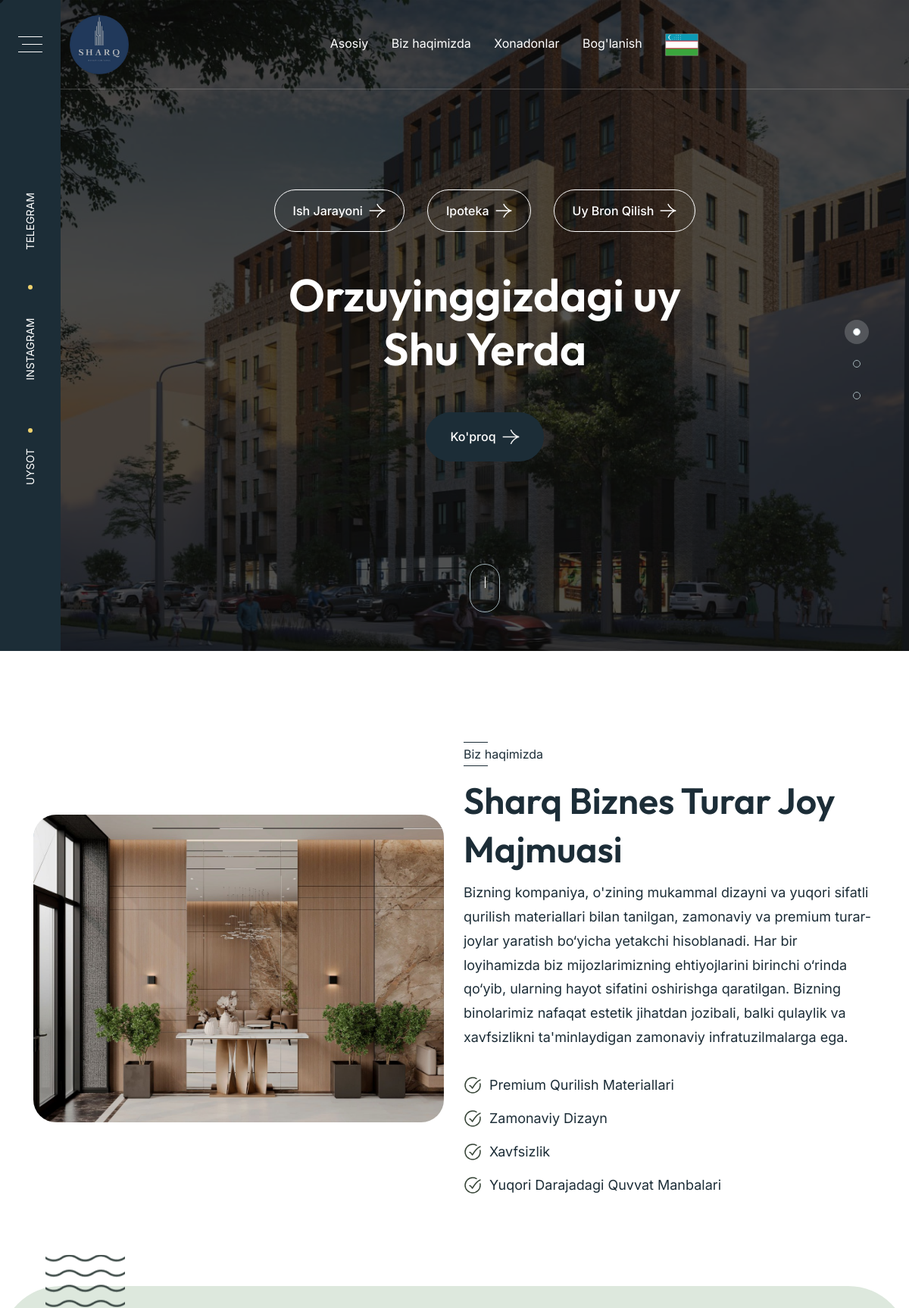
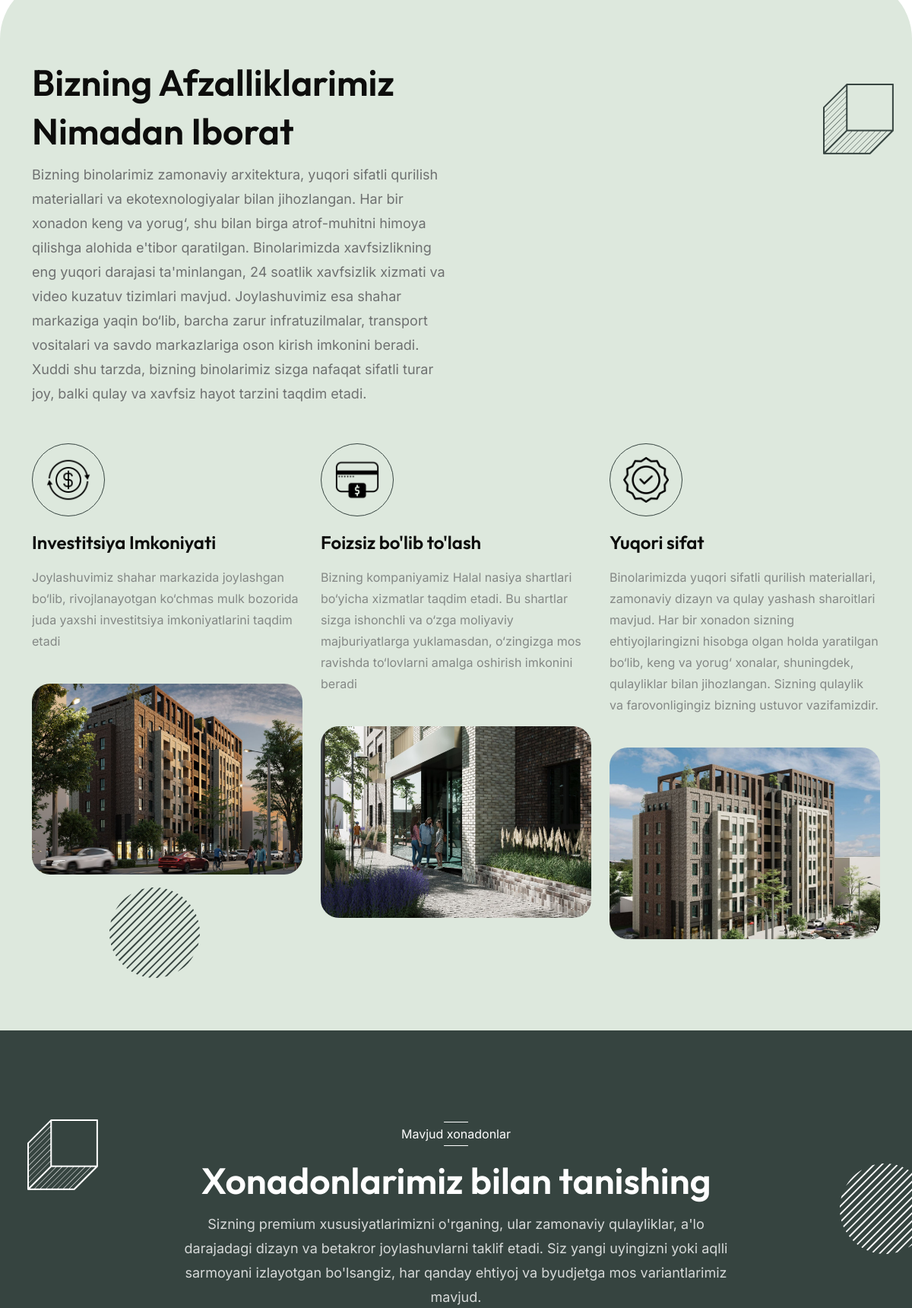
The page / (upper part) on the database its author committed (2 pictures, top to bottom).
### app/models.py (models this page shows, shortened)
class MainInfo(models.Model):
    title = models.CharField(max_length=255)
    logo_light = models.ImageField(upload_to='logos/')
    logo_dark = models.ImageField(upload_to='logos/')
    class Meta:
        verbose_name = 'Main Info'
        verbose_name_plural = 'Main Info'

class Banner(models.Model):
    title_part1 = models.CharField(max_length=255)
    title_part2 = models.CharField(max_length=255)
    description = models.TextField()
    image = models.ImageField(upload_to='banners/')
    button_text = models.CharField(max_length=50, default="Request A Visit")
    button_link = models.URLField(default="#")
    class Meta:
        verbose_name = 'Banner'
        verbose_name_plural = 'Banners'

class AboutImages(models.Model):
    title = models.CharField(max_length=255)
    image = models.ImageField(upload_to='images/')
    class Meta:
        verbose_name = 'About Images'
        verbose_name_plural = 'About Images'

class Prospecs(models.Model):
    icon = models.ImageField(upload_to='icons/')
    image = models.ImageField(upload_to='images/')
    title = models.CharField(max_length=255)
    description = models.TextField()
    class Meta:
        verbose_name = 'Prospects'
        verbose_name_plural = 'Prospects'

### app/views.py (the view)
# urls.py: path('', index_view, name='index'),
def index_view(request):
    return render(request, 'app/index.html',
                  context={"banners": Banner.objects.all(), "main_info": MainInfo.objects.first(),
                           "about_images": AboutImages.objects.all(), "prospecs": Prospecs.objects.all(),
                           "apartments": Apartments.objects.all()})

### templates/app/index.html (shortened to what this page needs)
{% load static %}
{% load  i18n %}
<!doctype html>
<html class="no-js" lang="zxx" dir="ltr">
<head>
    <link rel="stylesheet" href="{% static "assets/css/bootstrap.min.css" %}">
    <link rel="stylesheet" href="{% static "assets/css/fontawesome.min.css" %}">
    <link rel="stylesheet" href="{% static "assets/css/magnific-popup.min.css" %}">
    <link rel="stylesheet" href="{% static "assets/css/swiper-bundle.min.css" %}">
    <link rel="stylesheet" href="{% static "assets/css/jquery.datetimepicker.min.css" %}">
    <link rel="stylesheet" href="{% static "assets/css/style.css" %}">
</head>
<body class="">
<header class="th-header header-layout3 onepage-nav">
    <div class="sticky-wrapper">
        <div class="menu-area">
            <button type="button" class="simple-icon sideMenuInfo sidebar-btn style3">
                <span class="line"></span>
                <span class="line"></span>
                <span class="line"></span>
            </button>
            <div class="container">
                <div class="row align-items-center justify-content-between">
                    <div class="col-auto">
                        <div class="header-logo">
                            <a href="{% url 'index' %}">
                                <img src="{{ main_info.logo_dark.url }}" style="width: 78px" alt="sharq">
                            </a>
                        </div>
                    </div>
                    <div class="col-auto">
                        <nav class="main-menu d-none d-lg-inline-block">
                            <ul>
                                <li><a href="{% url 'index' %}">
                                    {% trans "Asosiy" %}
                                </a></li>
                                <li><a href="{% url 'about' %}">
                                    {% trans "Biz haqimizda" %}
                                </a></li>
                                <li>
                                    <a href="{% url "apartments" %}">
                                        {% trans "Xonadonlar" %}
                                    </a>
                                </li>
                                <li><a href="{% url "contact" %}">
                                    {% trans "Bog'lanish" %}
                                </a></li>
                                <li class="nav-item dropdown">
                                    <a class="nav-link" href="#" id="languageDropdown" role="button"
                                       data-bs-toggle="dropdown" aria-expanded="false">
                                        {% with current_language=request.LANGUAGE_CODE %}
                                            {% if current_language == "uz" %}
                                                <img style="width: 44px;" src="{% static 'assets/img/flag/uz.png' %}"
                                                     alt="Uzbek">
                                            {% elif current_language == "en" %}
                                                <img style="width: 44px;" src="{% static 'assets/img/flag/uk.png' %}"
                                                     alt="English">
                                            {% elif current_language == "ru" %}
                                                <img style="width: 44px;"
                                                     src="{% static 'assets/img/flag/russia.png' %}" alt="Russian">
                                            {% endif %}
                                        {% endwith %}
                                    </a>
                                </li>
                            </ul>
                        </nav>
                    </div>
                </div>
            </div>
        </div>
    </div>
</header>
<div class="hero-5" id="hero">
    <div class="swiper th-slider hero-slider5" id="heroSlide5"
         data-slider-options='{"effect":"fade", "autoHeight": "true"}'>
        <div class="swiper-wrapper">
            {% for banner in banners %}
                <div class="swiper-slide">
                    <div class="hero-inner">
                        <div class="th-hero-bg" data-bg-src="{{ banner.image.url }}"></div>
                        <div class="container">
                            <div class="row align-items-center justify-content-center">
                                <div class="col-lg-10">
                                    <div class="hero-style5 text-center">
                                        <div class="btn-wrap justify-content-center" data-ani="slideindown"
                                             data-ani-delay="0.3s">
                                            <a href="#"
                                               class="th-btn style-border th-btn-icon">{% trans "Ish Jarayoni" %}</a>
                                            <a href="#"
                                               class="th-btn style-border th-btn-icon">{% trans "Ipoteka" %}</a>
                                            <a href="#"
                                               class="th-btn style-border th-btn-icon">{% trans "Uy Bron Qilish" %}</a>
                                        </div>
                                        <h1 class="hero-title text-white">
                                            <span class="title1" data-ani="slideindown" data-ani-delay="0.3s">
                                                {{ banner.title_part1 }} </span>
                                            <span class="title2" data-ani="slideindown" data-ani-delay="0.4s">
                                                {{ banner.title_part2 }} </span>
                                        </h1>
                                        <a href="#about-sec" class="th-btn style4 th-btn-icon" data-ani="slideinup"
                                           data-ani-delay="0.6s">{% trans "Ko'proq" %}</a>
                                    </div>
                                </div>
                            </div>
                        </div>
                    </div>
                </div>
            {% endfor %}
        </div>
        <div class="slider-pagination style4"></div>
    </div>
    <div class="hero-social-link">
        <div class="social-wrap">
            <a href="https://facebook.com/" target="_blank">UySot</a>
            <a href="https://www.instagram.com/sharq_development/" target="_blank">INSTAGRAM</a>
            <a href="https://t.me/SHARQDEVELOPMENT_BOT" target="_blank">Telegram</a>
        </div>
    </div>
    <div class="scroll-down">
        <a href="#property-sec" class="hero-scroll-wrap"></a>
    </div>
</div>
<div class="about-area-10 z-index-common position-relative space overflow-hidden" id="about-sec">
    <div class="container">
        <div class="row gx-80 justify-content-between align-items-center">
            <div class="col-xl-6 mb-40 mb-xl-0">
                <div class="img-box10">
                    <div class="img1">
                    </div>
                    <div class="img2">
                    </div>
                    <div class="img3">
                        <img src="{{ about_images.2.image.url }}" alt="img">
                    </div>
                </div>
            </div>
            <div class="col-xl-6">
                <div class="title-area mb-32">
                    <span class="sub-title">{% trans "Biz haqimizda" %}</span>
                    <h2 class="sec-title text-theme">{% trans "Sharq Biznes Turar Joy Majmuasi" %}</h2>
                    <p class="sec-text text-theme">{% trans "Bizning kompaniya, o'zining mukammal dizayni va yuqori sifatli qurilish materiallari bilan tanilgan, zamonaviy va premium turar-joylar yaratish bo‘yicha yetakchi hisoblanadi. Har bir loyihamizda biz mijozlarimizning ehtiyojlarini birinchi o‘rinda qo‘yib, ularning hayot sifatini oshirishga qaratilgan. Bizning binolarimiz nafaqat estetik jihatdan jozibali, balki qulaylik va xavfsizlikni ta'minlaydigan zamonaviy infratuzilmalarga ega." %}</p>
                </div>
                <div class="checklist style7">
                    <ul>
                        <li>{% trans "Premium Qurilish Materiallari" %}</li>
                        <li>{% trans "Zamonaviy Dizayn" %}</li>
                        <li>{% trans "Xavfsizlik" %}</li>
                        <li>{% trans "Yuqori Darajadagi Quvvat Manbalari" %}</li>
                    </ul>
                </div>
            </div>
        </div>
    </div>
</div>
<section class="service-area-2 rounded-80 space bg-gray">
    <div class="sec-bg-shape2-1 spin shape-mockup d-xl-block d-none" data-bottom="5%" data-left="12%">
        <img src="{% static "assets/img/shape/section_shape_2_1.jpg" %}" alt="img">
    </div>
    <div class="sec-bg-shape2-2 wave-anim shape-mockup d-xl-block d-none" data-top="-3%" data-left="5%"
         data-bg-src="{% static "assets/img/shape/section_shape_2_2.jpg" %}">
    </div>
    <div class="sec-bg-shape2-3 jump shape-mockup d-xl-block d-none" data-top="10%" data-right="2%">
        <img src="{% static "assets/img/shape/section_shape_2_3.jpg" %}" alt="img">
    </div>
    <div class="container">
        <div class="row justify-content-between align-items-center">
            <div class="col-lg-6">
                <div class="title-area">
                    <h2 class="sec-title">{% trans "Bizning Afzalliklarimiz Nimadan Iborat" %}</h2>
                    <p class="sec-text">{% trans "Bizning binolarimiz zamonaviy arxitektura, yuqori sifatli qurilish materiallari va ekotexnologiyalar bilan jihozlangan. Har bir xonadon keng va yorug‘, shu bilan birga atrof-muhitni himoya qilishga alohida e'tibor qaratilgan. Binolarimizda xavfsizlikning eng yuqori darajasi ta'minlangan, 24 soatlik xavfsizlik xizmati va video kuzatuv tizimlari mavjud. Joylashuvimiz esa shahar markaziga yaqin bo‘lib, barcha zarur infratuzilmalar, transport vositalari va savdo markazlariga oson kirish imkonini beradi. Xuddi shu tarzda, bizning binolarimiz sizga nafaqat sifatli turar joy, balki qulay va xavfsiz hayot tarzini taqdim etadi." %}</p>
                </div>
            </div>
        </div>
        <div class="swiper th-slider"
             data-slider-options='{"breakpoints":{"0":{"slidesPerView":1},"576":{"slidesPerView":"1"},"768":{"slidesPerView":"2"},"992":{"slidesPerView":"2"},"1200":{"slidesPerView":"3"}}}'>
            <div class="swiper-wrapper">
                {% for prospec in prospecs %}
                    <div class="swiper-slide">
                        <div class="service-card style2">
                            <div class="service-card-icon">
                                <img src="{{ prospec.icon.url }}" alt="Icon" style="width: 60px">
                            </div>
                            <h3 class="box-title"><a href="#">{{ prospec.title }}</a></h3>
                            <p class="box-text">{{ prospec.description }}</p>
                            <div class="service-img img-shine">
                                <img src="{{ prospec.image.url }}" alt="img">
                            </div>
                        </div>
                    </div>
                {% endfor %}
            </div>
        </div>
    </div>
</section>
<section class="space overflow-hidden bg-title-dark" id="property-sec">
    <div class="sec-bg-shape2-1 spin shape-mockup text-white d-xl-block d-none" data-top="15%" data-right="-2%">
        <img src={% static "assets/img/shape/section_shape_2_1.jpg" %} alt="img">
    </div>
    <div class="sec-bg-shape2-3 jump text-white shape-mockup d-xl-block d-none" data-top="10%" data-left="3%">
        <img src={% static "assets/img/shape/section_shape_2_3.jpg" %} alt="img">
    </div>
    <div class="container">
        <div class="row justify-content-center">
            <div class="col-lg-8">
                <div class="title-area text-center">
                    <span class="sub-title text-white">{% trans "Mavjud xonadonlar" %}</span>
                    <h2 class="sec-title text-white">{% trans "Xonadonlarimiz bilan tanishing" %}</h2>
                    <p class="sec-text text-white">{% trans "Sizning premium xususiyatlarimizni o'rganing, ular zamonaviy qulayliklar, a'lo darajadagi dizayn va betakror joylashuvlarni taklif etadi. Siz yangi uyingizni yoki aqlli sarmoyani izlayotgan bo'lsangiz, har qanday ehtiyoj va byudjetga mos variantlarimiz mavjud." %}</p>
                </div>
            </div>
        </div>
    </div>
</section>
</body>
</html>

### rows shown on the page
MainInfo: logo_dark (picture)
Banner: image (picture), title_part1 "Orzuyinggizdagi uy", title_part2 "Shu Yerda"
AboutImages: image (picture)
Prospecs: icon (picture), title "Investitsiya Imkoniyati", description "Joylashuvimiz shahar markazida joylashgan bo‘lib, rivojlanayotgan ko‘chmas mulk bozorida juda yaxshi investitsiya imkoniyatlarini taqdim etadi", image (picture)
Prospecs: icon (picture), title "Foizsiz bo'lib to'lash", description "Bizning kompaniyamiz Halal nasiya shartlari bo‘yicha xizmatlar taqdim etadi. Bu shartlar sizga ishonchli va o‘zga moliyaviy majburiyatlarga yuklamasdan, o‘zingizga mos ravishda to‘lovlarni amalga oshirish imkonini beradi", image (picture)
Prospecs: icon (picture), title "Yuqori sifat", description "Binolarimizda yuqori sifatli qurilish materiallari, zamonaviy dizayn va qulay yashash sharoitlari mavjud. Har bir xonadon sizning ehtiyojlaringizni hisobga olgan holda yaratilgan bo‘lib, keng va yorug‘ xonalar, shuningdek, qulayliklar bilan jihozlangan. Sizning qulaylik va farovonligingiz bizning ustuvor vazifamizdir.", image (picture)
